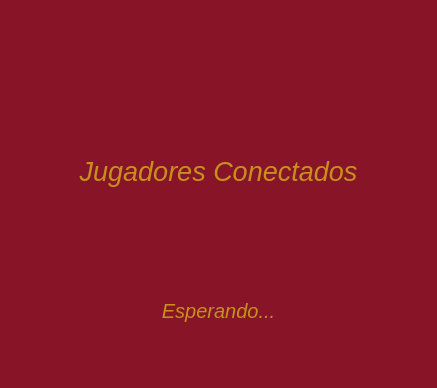
<?xml version="1.0" encoding="UTF-8"?>
<ui version="4.0">
 <class>VentanaEspera</class>
 <widget class="QWidget" name="VentanaEspera">
  <property name="geometry">
   <rect>
    <x>0</x>
    <y>0</y>
    <width>437</width>
    <height>388</height>
   </rect>
  </property>
  <property name="windowTitle">
   <string>Sala de Espera</string>
  </property>
  <property name="autoFillBackground">
   <bool>false</bool>
  </property>
  <property name="styleSheet">
   <string notr="true">background-color: #881427;
color: #C5911C;
font-size: 20pt;
font-style: italic;</string>
  </property>
  <layout class="QVBoxLayout" name="verticalLayout_2">
   <item>
    <layout class="QVBoxLayout" name="verticalLayout">
     <item>
      <layout class="QHBoxLayout" name="horizontalLayout_4">
       <item>
        <widget class="QLabel" name="label">
         <property name="maximumSize">
          <size>
           <width>378</width>
           <height>87</height>
          </size>
         </property>
         <property name="text">
          <string/>
         </property>
         <property name="pixmap">
          <pixmap>sprites/Otros/Logo_sol.png</pixmap>
         </property>
         <property name="scaledContents">
          <bool>true</bool>
         </property>
         <property name="alignment">
          <set>Qt::AlignCenter</set>
         </property>
        </widget>
       </item>
      </layout>
     </item>
     <item>
      <layout class="QHBoxLayout" name="horizontalLayout">
       <item>
        <widget class="QLabel" name="label_2">
         <property name="maximumSize">
          <size>
           <width>16777215</width>
           <height>16777215</height>
          </size>
         </property>
         <property name="styleSheet">
          <string notr="true"/>
         </property>
         <property name="text">
          <string>Jugadores Conectados</string>
         </property>
         <property name="alignment">
          <set>Qt::AlignCenter</set>
         </property>
        </widget>
       </item>
      </layout>
     </item>
     <item>
      <layout class="QVBoxLayout" name="layout_usuarios"/>
     </item>
     <item>
      <layout class="QHBoxLayout" name="horizontalLayout_5">
       <item>
        <widget class="QLabel" name="label_sala_espera">
         <property name="styleSheet">
          <string notr="true">font-size: 15pt;</string>
         </property>
         <property name="text">
          <string>Esperando...</string>
         </property>
         <property name="alignment">
          <set>Qt::AlignCenter</set>
         </property>
        </widget>
       </item>
      </layout>
     </item>
    </layout>
   </item>
  </layout>
 </widget>
 <resources/>
 <connections/>
</ui>
